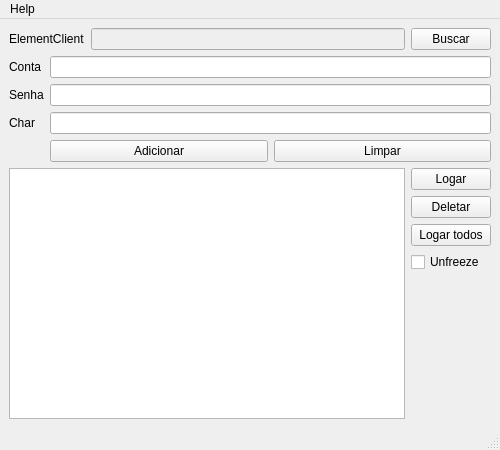
<?xml version="1.0" encoding="UTF-8"?>
<ui version="4.0">
 <class>MainWindow</class>
 <widget class="QMainWindow" name="MainWindow">
  <property name="geometry">
   <rect>
    <x>0</x>
    <y>0</y>
    <width>500</width>
    <height>450</height>
   </rect>
  </property>
  <property name="sizePolicy">
   <sizepolicy hsizetype="Fixed" vsizetype="Fixed">
    <horstretch>0</horstretch>
    <verstretch>0</verstretch>
   </sizepolicy>
  </property>
  <property name="minimumSize">
   <size>
    <width>500</width>
    <height>450</height>
   </size>
  </property>
  <property name="maximumSize">
   <size>
    <width>500</width>
    <height>450</height>
   </size>
  </property>
  <property name="windowTitle">
   <string>Pw AutoLogin</string>
  </property>
  <widget class="QWidget" name="centralwidget">
   <layout class="QVBoxLayout" name="verticalLayout_3">
    <item>
     <layout class="QHBoxLayout" name="horizontalLayout_5">
      <item>
       <widget class="QLabel" name="elementClientPath">
        <property name="text">
         <string>ElementClient</string>
        </property>
       </widget>
      </item>
      <item>
       <widget class="QLineEdit" name="elementClientLineEdit">
        <property name="enabled">
         <bool>false</bool>
        </property>
        <property name="readOnly">
         <bool>true</bool>
        </property>
       </widget>
      </item>
      <item>
       <widget class="QPushButton" name="elementClientButton">
        <property name="text">
         <string>Buscar</string>
        </property>
       </widget>
      </item>
     </layout>
    </item>
    <item>
     <layout class="QGridLayout" name="gridLayout">
      <item row="1" column="1">
       <widget class="QLineEdit" name="passwordLineEdit">
        <property name="echoMode">
         <enum>QLineEdit::Password</enum>
        </property>
       </widget>
      </item>
      <item row="0" column="0">
       <widget class="QLabel" name="accountLabel">
        <property name="text">
         <string>Conta</string>
        </property>
       </widget>
      </item>
      <item row="2" column="1">
       <widget class="QLineEdit" name="charLineEdit"/>
      </item>
      <item row="2" column="0">
       <widget class="QLabel" name="charLabel">
        <property name="text">
         <string>Char</string>
        </property>
       </widget>
      </item>
      <item row="0" column="1">
       <widget class="QLineEdit" name="accountLineEdit"/>
      </item>
      <item row="1" column="0">
       <widget class="QLabel" name="passwordLabel">
        <property name="text">
         <string>Senha</string>
        </property>
       </widget>
      </item>
      <item row="3" column="1">
       <layout class="QHBoxLayout" name="horizontalLayout_8">
        <item>
         <widget class="QPushButton" name="addCharButton">
          <property name="text">
           <string>Adicionar</string>
          </property>
          <property name="flat">
           <bool>false</bool>
          </property>
         </widget>
        </item>
        <item>
         <widget class="QPushButton" name="clearFormButton">
          <property name="text">
           <string>Limpar</string>
          </property>
         </widget>
        </item>
       </layout>
      </item>
     </layout>
    </item>
    <item>
     <layout class="QHBoxLayout" name="horizontalLayout_4">
      <item>
       <widget class="QTableView" name="charsTableView">
        <property name="selectionMode">
         <enum>QAbstractItemView::SingleSelection</enum>
        </property>
        <property name="selectionBehavior">
         <enum>QAbstractItemView::SelectRows</enum>
        </property>
       </widget>
      </item>
      <item>
       <layout class="QVBoxLayout" name="verticalLayout_2">
        <item>
         <widget class="QPushButton" name="logCharButton">
          <property name="text">
           <string>Logar</string>
          </property>
         </widget>
        </item>
        <item>
         <widget class="QPushButton" name="deleteCharButton">
          <property name="text">
           <string>Deletar</string>
          </property>
         </widget>
        </item>
        <item>
         <widget class="QPushButton" name="logAllCharsButton">
          <property name="text">
           <string>Logar todos</string>
          </property>
         </widget>
        </item>
        <item>
         <widget class="QCheckBox" name="unfreezeCheckbox">
          <property name="toolTip">
           <string>&lt;html&gt;&lt;head/&gt;&lt;body&gt;&lt;p&gt;Evita que a renderização pare quando a janela perde o foco.&lt;/p&gt;&lt;p&gt;&lt;span style=&quot; font-weight:600;&quot;&gt;Atenção:&lt;/span&gt; Aumenta a utilização de CPU/GPU!&lt;/p&gt;&lt;/body&gt;&lt;/html&gt;</string>
          </property>
          <property name="text">
           <string>Unfreeze</string>
          </property>
         </widget>
        </item>
        <item>
         <spacer name="verticalSpacer">
          <property name="orientation">
           <enum>Qt::Vertical</enum>
          </property>
          <property name="sizeHint" stdset="0">
           <size>
            <width>20</width>
            <height>40</height>
           </size>
          </property>
         </spacer>
        </item>
       </layout>
      </item>
     </layout>
    </item>
   </layout>
  </widget>
  <widget class="QMenuBar" name="menubar">
   <property name="geometry">
    <rect>
     <x>0</x>
     <y>0</y>
     <width>500</width>
     <height>26</height>
    </rect>
   </property>
   <widget class="QMenu" name="menuHelp">
    <property name="title">
     <string>Help</string>
    </property>
    <addaction name="actionBug"/>
    <addaction name="actionAbout"/>
   </widget>
   <addaction name="menuHelp"/>
  </widget>
  <widget class="QStatusBar" name="statusbar"/>
  <action name="actionBug">
   <property name="text">
    <string>Bug?</string>
   </property>
  </action>
  <action name="actionAbout">
   <property name="text">
    <string>About</string>
   </property>
  </action>
 </widget>
 <tabstops>
  <tabstop>elementClientLineEdit</tabstop>
  <tabstop>elementClientButton</tabstop>
  <tabstop>accountLineEdit</tabstop>
  <tabstop>passwordLineEdit</tabstop>
  <tabstop>charLineEdit</tabstop>
  <tabstop>addCharButton</tabstop>
  <tabstop>clearFormButton</tabstop>
  <tabstop>charsTableView</tabstop>
  <tabstop>logCharButton</tabstop>
  <tabstop>deleteCharButton</tabstop>
 </tabstops>
 <resources/>
 <connections/>
</ui>
